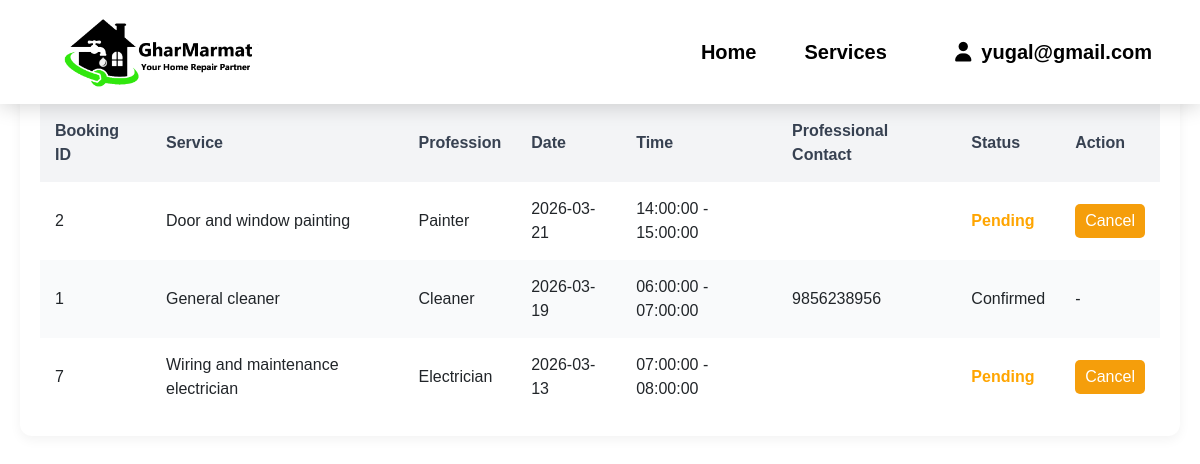
Screenshot of /View/userDashboard/userdashboard.php (signed in) with the database file from the repository.
### tables this page shows
CREATE TABLE `bookings` (
  `booking_id` int(11) NOT NULL,
  `username` varchar(255) NOT NULL,
  `profession_id` int(11) DEFAULT NULL,
  `professional_name` varchar(255) DEFAULT NULL,
  `work_id` int(11) NOT NULL,
  `booking_date` date NOT NULL,
  `time_slot_id` int(11) NOT NULL,
  `service_address` text NOT NULL,
  `notes` text DEFAULT NULL,
  `status` enum('pending','confirmed','completed','cancelled') DEFAULT 'pending'
);

CREATE TABLE `work` (
  `work_id` int(11) NOT NULL,
  `profession_id` int(10) NOT NULL,
  `work_name` varchar(255) NOT NULL,
  `work_price` decimal(10,2) NOT NULL
);

CREATE TABLE `profession` (
  `profession_id` int(10) NOT NULL,
  `profession_name` varchar(50) DEFAULT NULL
);

CREATE TABLE `time_slots` (
  `id` int(11) NOT NULL,
  `time_category` enum('morning','afternoon','evening') NOT NULL,
  `start_time` time NOT NULL,
  `end_time` time NOT NULL
);

### View/userDashboard/userdashboard.php (the view, shortened to what this page needs)
<?php
include_once $_SERVER['DOCUMENT_ROOT'] . '/GharMarmat/includes/dbconnect.php';
$username = $_SESSION['username'];
$booking_query = "SELECT * FROM bookings WHERE username = '$username' ORDER BY booking_date DESC";
$booking_result = mysqli_query($conn, $booking_query);
?>
<!DOCTYPE html>
<html lang="en">
<head>
    <link rel="stylesheet" href="../assets/css/userDashboard.css">
</head>
<body>
    <?php include '../../includes/navbar.php'; ?>
    <div class="header">
        <h1>My Bookings</h1>
        <button onclick="logout()">
            <a href="\GharMarmat\View\users\logout.php">Log Out</a>
        </button>
    </div>
    <div class="table-container">
        <table id="bookingTable">
            <thead>
                <tr>
                    <th>Booking ID</th>
                    <th>Service</th>
                    <th>Profession</th>
                    <th>Date</th>
                    <th>Time</th>
                    <th>Professional Contact</th>
                    <th>Status</th>
                    <th>Action</th>
                </tr>
            </thead>
            <tbody>
                <?php while ($booking = mysqli_fetch_assoc($booking_result)):
                    $work_result = mysqli_query($conn, "SELECT work_name FROM work WHERE work_id = '{$booking['work_id']}'");
                    $work_row = mysqli_fetch_assoc($work_result);
                    $work_name = $work_row['work_name'] ?? "Not available";
                    $profession_result = mysqli_query($conn, "SELECT profession_name FROM profession WHERE profession_id = '{$booking['profession_id']}'");
                    $profession_name = mysqli_fetch_assoc($profession_result)['profession_name'];
                    $time_result = mysqli_query($conn, "SELECT start_time, end_time FROM time_slots WHERE id = '{$booking['time_slot_id']}'");
                    $time_slot = mysqli_fetch_assoc($time_result);
                    $time_range = $time_slot['start_time'] . ' - ' . $time_slot['end_time'];
                    $professional_result = mysqli_query($conn, "SELECT Contact FROM users WHERE Name = '{$booking['professional_name']}'");
                    $professional_contact = mysqli_fetch_assoc($professional_result)['Contact'];
                    ?>
                    <tr>
                        <td><?= $booking['booking_id'] ?></td>
                        <td><?= $work_name ?></td>
                        <td><?= $profession_name ?></td>
                        <td><?= $booking['booking_date'] ?></td>
                        <td><?= $time_range ?></td>
                        <td><?= $professional_contact ?></td>
                        <td class="status-<?= strtolower($booking['status']) ?>"><?= ucfirst($booking['status']) ?></td>
                        <td>
                            <?php if (strtolower($booking['status']) == 'pending'): ?>
                                <form method="post" style="display:inline;">
                                    <button type="submit" name="cancel_booking" class="cancel-btn">Cancel</button>
                                </form>
                            <?php else: ?>
                                -
                            <?php endif; ?>
                        </td>
                    </tr>
                <?php endwhile; ?>
            </tbody>
        </table>
    </div>
</body>
</html>

### View/assets/css/userDashboard.css (style rules this page uses)
body { font-family: 'Segoe UI', Tahoma, Geneva, Verdana, sans-serif; background: #f4f6f8; padding: 20px; }
.header { display: flex; justify-content: space-between; align-items: center; margin-bottom: 20px; }
.header h1 { font-size: 24px; color: #111827; }
.header button { padding: 10px 15px; background: #ef4444; color: #fff; border: none; border-radius: 8px; cursor: pointer; transition: 0.3s; }
.header button a { color: white; text-decoration: none; font-weight: 600; }
.table-container { overflow-x: auto; background: #fff; border-radius: 12px; box-shadow: 0 4px 12px rgba(0,0,0,0.05); padding: 20px; }
table { width: 100%; border-collapse: collapse; }
th, td { padding: 15px; text-align: left; }
th { background: #f3f4f6; color: #374151; }
tr:nth-child(even) { background: #f9fafb; }
.status-pending { color: orange; font-weight: bold; }
.cancel-btn { padding: 5px 10px; background: #f59e0b; color: #fff; border: none; border-radius: 5px; cursor: pointer; transition: 0.3s; }

### View/assets/css/style.css (style rules this page uses)
* { margin: 0; padding: 0; box-sizing: border-box; }
html, body { width: 100%; height: 100%; font-family: Arial, sans-serif; }

### View/assets/css/index.css (style rules this page uses)
* { margin: 0; padding: 0; box-sizing: border-box; }

### rows the page displays
bookings: booking_id "2", work.work_name "Door and window painting", profession.profession_name "Painter", booking_date "2026-03-21", time_slot.end_time "14:00:00 - 15:00:00", status "Pending"
bookings: booking_id "1", work.work_name "General cleaner", profession.profession_name "Cleaner", booking_date "2026-03-19", time_slot.end_time "06:00:00 - 07:00:00", professional_contact "9856238956", status "Confirmed"
bookings: booking_id "7", work.work_name "Wiring and maintenance electrician", profession.profession_name "Electrician", booking_date "2026-03-13", time_slot.end_time "07:00:00 - 08:00:00", status "Pending"

### other values shown
$username "yugal@gmail.com"
